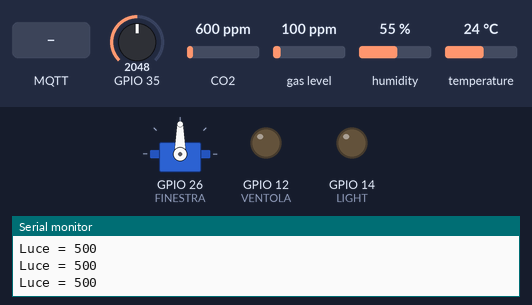
Bench run of a sketch on a simulated ESP32. Shown: servo, output pins drawn as LEDs (lit = HIGH), the last lines printed to the serial monitor. Inputs (shaded band) come from the test bench; at power-on: temperature 24 °C, GPIO 35 = 2048, CO2 600 ppm, gas level 100 ppm, humidity 55 %. WiFi joins after 1.5 s; servers stay silent unless stated; random numbers use the default seed unless the sketch sets one; no MQTT or app messages arrive unless stated.

Above: at 2.7 s.
2.8 s: MQTT message "onLuce" arrives on the first subscribed topic
At 3.9 s:
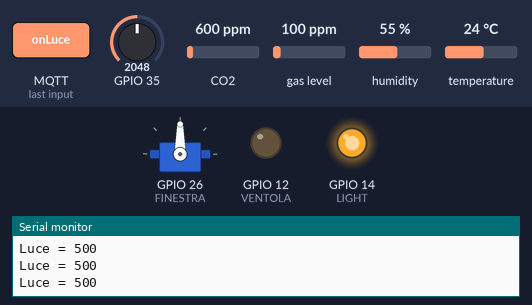
4.3 s: temperature set to 27.4 °C
5.8 s: temperature set to 28.7 °C
At 6.8 s:
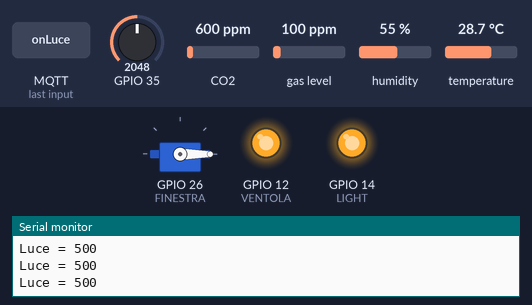
7.3 s: GPIO 35 set to 1986
At 7.8 s:
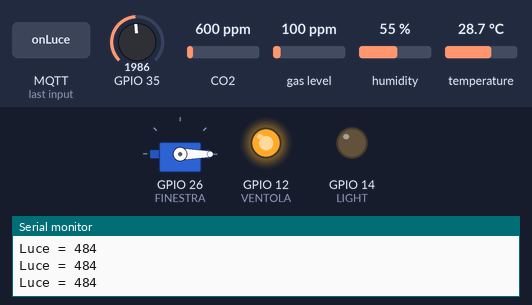
8.8 s: MQTT message "closeWindow" arrives on the first subscribed topic
At 10.0 s:
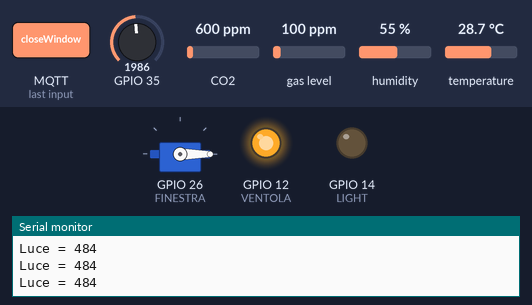
10.3 s: MQTT message "offVentola" arrives on the first subscribed topic
At 11.1 s:
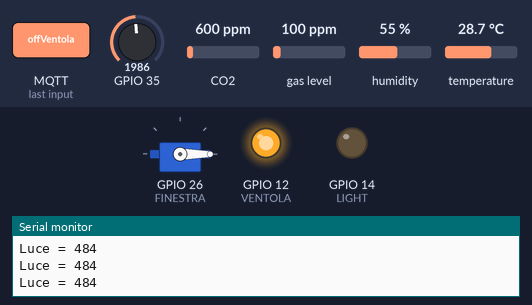
Timing chart, 0 to 12.8 s (numbered marks = the images above; inputs shaded):
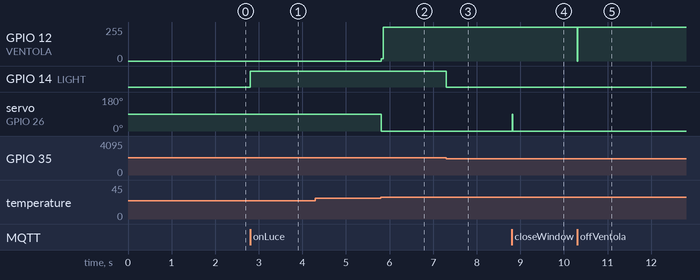

Measured:
- the behaviour switches between 27.9 and 28 °C on temperature (found by bisection; images 1 and 2)
- the behaviour switches between 2048 and 2047 on GPIO 35 (found by bisection; images 2 and 3)
- after the input at 2.8 s, GPIO 14 (LIGHT): LOW → HIGH at once
- after the input at 5.8 s, GPIO 12 (VENTOLA): 0/255 → 255/255 at once; servo on GPIO 26 (FINESTRA): 90° → 0° at once
- after the input at 7.3 s, GPIO 14 (LIGHT): HIGH → LOW at once
- after the input at 8.8 s, servo on GPIO 26 (FINESTRA): 0° → 90° at once, → 0° 0.01 s later
- after the input at 10.3 s, GPIO 12 (VENTOLA): 255/255 → 0/255 at once, → 255/255 0.01 s later

The sketch:

casa_domotica.ino
```cpp
#include <DHTesp.h>
#include <WiFi.h>
#include <PubSubClient.h>
#include <Arduino.h>
#include <ESP32Servo.h>
#include <Wire.h>
#include "Adafruit_SGP30.h"

// definisco i pin del dht: tipo e pin in cui è collegato
#define LIGHT 14 // led bianco
#define DHTPIN 27
#define FINESTRA 26 // servomotore
#define DHTTYPE DHTesp::DHT22
#define VENTOLA 12 // rele
#define SCL 33 // per sgp30
#define SDA 32 // per sgp30

const char* ssid = "**********************"; // Nome del wifi a cui vuoi connetterti
const char* password = "***************"; // Password el wifi
const char* mqtt_server = "broker.hivemq.com";

Adafruit_SGP30 sgp;
DHTesp dht;
Servo servo;
WiFiClient net;
PubSubClient client(net);

bool statoLed; // stato del led per controllo incrociato
uint8_t statoVentilazionne = 0;
uint8_t statoFinestra = 0;
uint8_t statoLuce = 0;
uint8_t statoVentola = 0; // stato per la ventola per il controllo incrociato e il sync con la dashboard
uint8_t status = 0; // stato per fare il controllo incrociato con la dashboard
const char* topicLuceSub = "casa/luce/dash"; // topic per la luce (dashboard --> scheda)
const char* topicHum = "casa/com/hum"; // topic per mandare alla dashboard l'umidità rilevata
const char* topicTmp = "casa/com/tmp"; // topic per mandare alla dashboard la temperatura rilevata
const char* topicFinestra = "casa/com/finestra"; // topic per ricevere il comando per aprire la finestra
const char* topicFinestraInit = "casa/init/finesrta"; // topic per resettare la finestra a chiusa all'avvio del programma per syncare dashboard e board fisica
const char* topicLuceInit = "casa/init/luce"; // topic per resettare la luce a chiusa all'avvio del programma per syncare dashboard e board fisica
const char* topicECO2 = "casa/com/eco2"; // topic per mandare i dati dell'SGP30
const char* topicTVOC = "casa/com/tvoc"; // topic per mandare i dati dell'SGP30
const char* topicVentola = "casa/com/ventilazione"; // topic per il comando forzato della ventilazione
const char* topicVentolaInit = "casa/com/ventola"; // topic per inizializzazione ventola
const char* topicModVentola = "casa/mod/ventola"; // topic per selezionare la modalità di funzionamento della ventola
const char* topicModFinestra = "casa/mod/finestra"; // topic per selezionare la modalità di funzionamento della finestra
const char* topicModeLuce = "casa/mod/luce"; // topic per selezionare la modalità di funzionamento della luce


void callback(char* topic, uint8_t* payload, unsigned int length) {
  Serial.print("Messaggio arrivato [");  Serial.print(topic);  Serial.print("] ");
  String localTopic = topic;
  String comando = "";
  for (int i = 0; i < length; i++) {
    comando += (char)payload[i];
  }

  Serial.print("Comando = "); Serial.println(comando);

  if(localTopic == "casa/com/finestra") {
    Serial.println("Dentro");
    int value = comando.toInt();
    servo.write(value);
  }

  // spengo la luce
  if(comando == "offLuce") {
    digitalWrite(LIGHT, LOW);
    statoLed = false;
  } else if(comando == "offLuce" && statoLuce == 0) {
    Serial.println("Comando ignorato, luce in automatico.");
  }

  // accendo la luce
  if(comando == "onLuce") {
    digitalWrite(LIGHT, HIGH);
    statoLed = true;
  } else if(comando == "onLuce" && statoLuce == 0) {
    Serial.println("Comando ignorato, luce in automatico.");
  }

  // apro a finestra
  if(comando == "openWindow") {
    servo.write(0);
    // Serial.println("Finestra aperta (finestra MANUALE)");
  } else if(comando == "openWindow" && statoFinestra == 0) {
    Serial.println("Comando ignorato, finestra in automatico.");
  }

  // chiudo la finestra
  if(comando == "closeWindow") {
    servo.write(90);
    // Serial.println("Finestra chiusa (finestra MANUALE)");
  } else if(comando == "closeWindow" && statoFinestra == 0) {
    Serial.println("Comando ignorato, finestra in automatico.");
  }

  // accendo la ventola SE lo stato della ventola è in manuale
  if(comando == "onVentola") {
    digitalWrite(VENTOLA, HIGH);
    // Serial.println("Ventola accesa (ventola MANUALE)");
  } else if(comando == "onVentola" && statoVentola == 0) {
    Serial.println("Comando ignorato, ventola in automatico.");
  }

  // spengo la ventola SE lo stato della ventola è in manuale
  if(comando == "offVentola") {
    digitalWrite(VENTOLA, LOW);
    // Serial.println("Ventola spenta (ventola MANUALE)");
  } else if(comando == "offVentola" && statoVentola == 0) {
    Serial.println("Comando ignorato, ventola in automatico.");
  }

  // imposto la ventola in modalità manuale (comandata da dashboard)
  if(comando == "manualVentola") {
    statoVentola = 1; // ovvero che la ventola viene comandata in manuale
    Serial.print("Ventola in modalità manuale, statoVentola: "); Serial.println(statoVentola);
  }

  // imposto  la ventola in modalità automatica (comandata da sensore)
  if (comando == "autoVentola") {
    statoVentola = 0; // ovvero la ventola viene comandata dal sensore
    Serial.print("Ventola in modalità automatica, statoVentola: "); Serial.println(statoVentola);
  }

  // imposto la finestra in modalità manuale
  if(comando == "manualFinestra") {
    statoFinestra = 1;
    Serial.print("Finestra in modalità manuale, statoFinestra: "); Serial.println(statoFinestra);
  }

  // imposto la finestra in modalità automatica
  if(comando == "autoFinestra") {
    statoFinestra = 0;
    Serial.print("Finestra in modalità automatica, statoFinestra: "); Serial.println(statoFinestra);
  }

  // imposto la luce in modalità automatica
  if(comando == "autoLuce") {
    statoLuce = 0;
    Serial.print("Luce in modalità automatica, statoLuce: "); Serial.println(statoLuce);
  }

  // imposto la luce in modalità manuale
  if(comando == "manualLuce") {
    statoLuce = 1;
    Serial.print("Luce in modalità manuale, statoLuce: "); Serial.println(statoLuce);
  }
}

void leggiTemp() {
  char tmpString[30] = "";
  char humString[30] = "";
  float hum = dht.getHumidity();
  float tmp = dht.getTemperature();
  dtostrf(hum, 6, 2, humString);
  dtostrf(tmp, 6, 2, tmpString);
  client.publish(topicHum, humString);
  client.publish(topicTmp, tmpString);
  if(tmp > 26 && statoVentola == 0) {
    digitalWrite(VENTOLA, HIGH);
  }

  if(tmp < 28 && statoVentola == 0) {
    digitalWrite(VENTOLA, LOW);
  }

  if(tmp > 26 && statoFinestra == 0) {
    servo.write(0);
  }

  if(tmp < 28 && statoFinestra == 0) {
    servo.write(90);
  }
}

void luce() {
  int l = map(analogRead(35), 0, 4095, 0, 1000);
  Serial.print("Luce = "); Serial.println(l);
  if(l > 500 && statoLuce == 0) {
    digitalWrite(LIGHT, HIGH);
  }

  if(l < 500 && statoLuce == 0) {
    digitalWrite(LIGHT, LOW);
  }
}

void reconnect() {
  while (!client.connected()) {
    Serial.print("Provando a connettersi ad MQTT...");
    // Attempt to connect
       String clientId = "ESP32Client";
       clientId += String(random(0xffff), HEX);
    if (client.connect(clientId.c_str())) {
      Serial.println("connesso");
      client.subscribe(topicLuceSub);
      client.subscribe(topicVentola);
      client.subscribe(topicFinestra);
      client.subscribe(topicModVentola);
      client.subscribe(topicModFinestra);
      client.subscribe(topicModeLuce);
    } else {
      Serial.print("fallito, rc=");
      Serial.print(client.state());
    }
  }
}

void airQuality() {
  char eco2String[30] = "";
  char tvocString[30] = "";

  if (sgp.IAQmeasure()) {
    float TVOC = sgp.TVOC;
    float eCO2 = sgp.eCO2;
    dtostrf(TVOC, 6, 2, tvocString);
    dtostrf(eCO2, 6, 2, eco2String);
    // Serial.print("TVOC: "); Serial.print(TVOC); Serial.println(" ppb");
    // Serial.print("eCO2: "); Serial.print(eCO2); Serial.println(" ppm");
    client.publish(topicECO2, eco2String);
    client.publish(topicTVOC, tvocString);
  } else {
    Serial.println("Errore durante la lettura del sensore SGP30");
  }
}


/* ----- SETUP ----- */
void setup() {
  Wire.begin(SDA, SCL);
  dht.setup(DHTPIN, DHTTYPE);
  Serial.begin(115200);
  pinMode(LIGHT, OUTPUT);
  pinMode(VENTOLA, OUTPUT);
  servo.attach(FINESTRA);
  sgp.begin();
  if (!sgp.begin()) {
    Serial.println("Errore durante l'inizializzazione del sensore SGP30");
    while (1);
  }
  Serial.println("Inizializzazione SGP30 completata.");
  WiFi.begin(ssid, password);
  Serial.printf("Connessione a %s in corso", ssid);
  while (WiFi.status() != WL_CONNECTED) {
    delay(500);
    Serial.print(".");
  }
  Serial.println("WiFi connesso");
  Serial.print("Indirizzo IP: ");
  Serial.println(WiFi.localIP());
  client.setServer(mqtt_server, 1883);
  client.setCallback(callback);
  // reconnect();
  // client.publish(topicFinestraInit, "closeWindow");
  // client.publish(topicLuceInit, "offLuce");
  // digitalWrite(VENTOLA, LOW);
  // digitalWrite(LIGHT, LOW);
  // servo.write(90);
}

/* ----- LOOP ----- */
void loop() {
  luce();
  leggiTemp();
  airQuality();
  // rete wifi
  if(!client.connected()) {
    reconnect();
  }
  client.loop();
}
```
